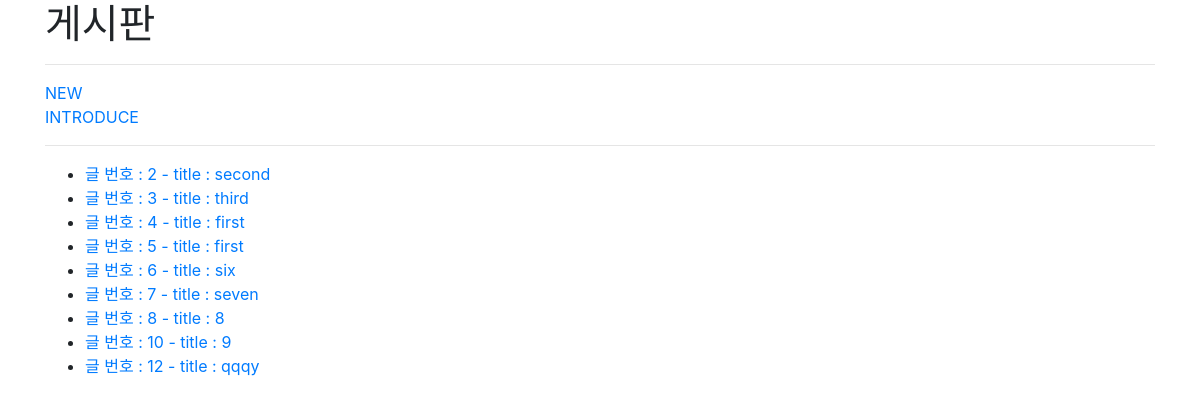
/articles/, run on an earlier commit of the app's database.
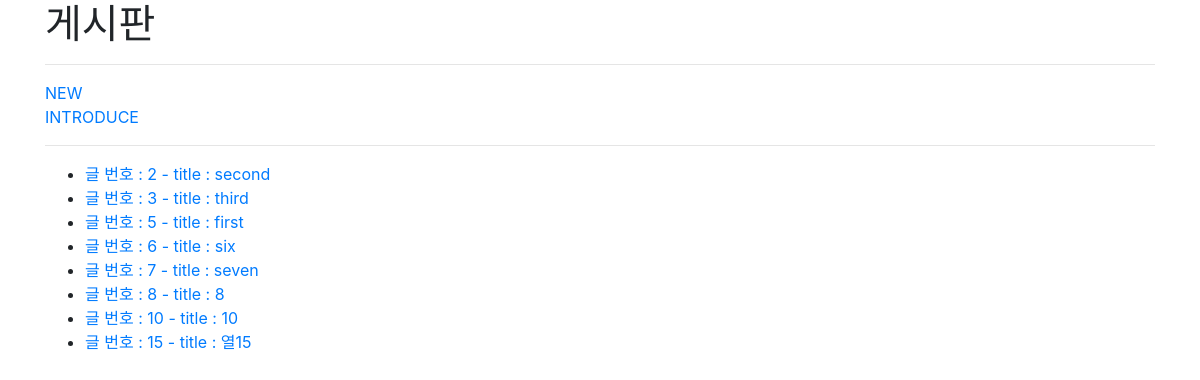
And on a later commit of the database.
### articles/models.py (models this page shows, shortened)
class Article(models.Model):
    title = models.CharField(max_length=150)
    content = models.TextField()
    created_at = models.DateTimeField(auto_now_add=True)
    updated_at = models.DateTimeField(auto_now=True)

### articles/views.py (the view)
# urls.py: path('', views.index, name="index"),
def index(request):
    articles = Article.objects.all()
    context = {
        'articles' : articles
    }
    return render(request, 'articles/index.html', context)

### articles/templates/articles/index.html
{% extends 'base.html' %}
{% block body %}
  <h1>게시판</h1>
  <hr>
  <a href="{% url 'articles:new' %}">NEW</a>
  <br>
  <a href="{% url 'articles:introduce' %}">INTRODUCE</a>
  <hr>
  <ul>
    {% for article in articles %}
    <li><a href="{% url 'articles:detail' article.pk %}">글 번호 : {{ article.pk }} - title : {{ article.title }}</a></li>
    {% endfor %}
  </ul>
{% endblock %}

What changed in the data, as far as the page shows it:
removed Article: pk "4", title "first"
removed Article: pk "12", title "qqqy"
changed Article id 10: title "9" → "10"
added Article: pk "15", title "열15"
